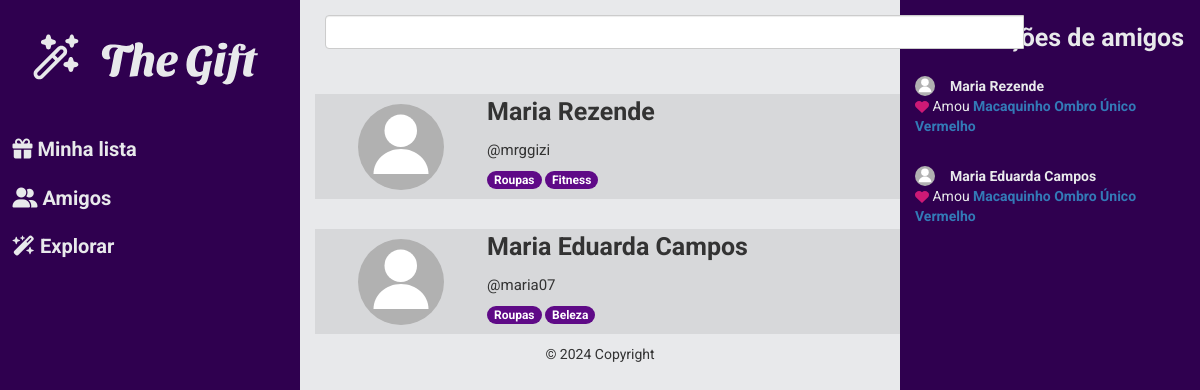
/home/friends (signed in), run on the app's committed database.
### gifts/models.py (models this page shows, shortened)
class Gift(models.Model):
    name = models.CharField(max_length=52)
    loja = models.CharField(max_length=300)
    img = models.CharField(max_length=300)
    cat = models.CharField(max_length=20)

### accounts/models.py (models this page shows, shortened)
class UserInfo(models.Model):
    user = models.OneToOneField(
        User, on_delete=models.CASCADE, related_name="user_info")
    name = models.CharField(max_length=100)
    birthday = models.DateField()
    created_date = models.DateTimeField(auto_now_add=True)
    gender_choices = [
        ('F', 'Feminino'),
        ('M', 'Masculino'),
        ('O', 'Outro'),
    ]
    gender = models.CharField(
        max_length=1,
        choices=gender_choices
    )
    size_choices = [
        ('P', 'Pequeno'),
        ('M', 'Médio'),
        ('G', 'Grande'),
    ]
    size = models.CharField(
        max_length=1,
        choices=size_choices
    )
    style_choices = [
        ('BA', 'Básico'),
        ('MO', 'Moderninho'),
        ('EL', 'Elegante'),
    ]
    style = models.CharField(
        max_length=2,
        choices=style_choices
    )
    roupas = models.IntegerField()
    fitness = models.IntegerField()
    beleza = models.IntegerField()
    eletronicos = models.IntegerField()
    outros = models.IntegerField()
    friends = models.ManyToManyField("UserInfo", blank = True)
    likes = models.ManyToManyField(Gift, blank=True)

### gifts/views.py (the view)
# urls.py: path('friends', views.my_friends, name='friends'),
def my_friends(request):
    activity = friends_activity(request)
    context = {}
    user_info = UserInfo.objects.get(user_id=request.user)
    if request.GET.get("query", False):
        search_term = request.GET["query"].lower()
        people_list = user_info.friends.filter(name__icontains=search_term)
        context = {"people_list": people_list,
                   "len_list": len(people_list),
        "friends_activity": activity}
    else:
        people_list = user_info.friends.all()
        context = {"people_list": people_list,
                   "len_list": len(people_list),
        "friends_activity": activity}
    return render(request, "gifts/people.html", context)

### gifts/views.py (called while the page is built)
def friends_activity(request):
    user_info = UserInfo.objects.get(user_id=request.user)
    friends_list = user_info.friends.all()
    peoples_list = []
    for people in friends_list:
        name = people.name
        id = people.user_id
        last_gift = people.likes.first()
        if last_gift:
            activity_dict = {
                "name": name,
                "person_id": id,
                "last_gift":last_gift
            }
            peoples_list.append(activity_dict)
    return peoples_list

### gifts/templates/gifts/people.html (shortened to what this page needs)
{% extends 'base.html' %}
{% load static %}
{% block content %}
<div class="header">
  {% include 'staticpages/partials/menu_left.html' %}
  {% include 'staticpages/partials/menu_right.html' %}
</div>
<div class="container">
  <form action="{% url 'explore' %}" class="py-4 px-3">
    <div class="input-group search">
      <input type="search" id="id_query" class="form-control" name="query" />
      <span class="input-group-addon">
        <button type="button" type="submit" style="border: none">
        </button>
      </span>
    </div>
  </form>
  <section class="lista-de-cards">
    {% for people in people_list %}
    <article class="card_people d-flex justify-content-between mt-5">
      <div class="d-flex ">
      <div class=" d-flex align-items-center justify-content-center">
        <img src="{% static '/images/user_icon.svg' %}" style="width: 50%">
      </div>
      <div>
        <p class="fs-1 fw-bold title">{{ people.name }}</p>
        <p class="fs-4">@{{people.user }}</p>
        <div>
          {% if people.roupas >= 100 %}
          <p class="badge purple_badge">Roupas</p>
          {% endif %} {% if people.fitness >= 100 %}
          <p class="badge purple_badge">Fitness</p>
          {% endif %} {% if people.beleza >= 100 %}
          <p class="badge purple_badge">Beleza</p>
          {% endif %}
        </div>
      </div>
    </div>
      <div class="d-flex">
        <a href="{% url 'detail_people' people.user_id %}" class="pink-btn btn follow-btn">Ver perfil</a>
      </div>
    </article>
    {% endfor %}
  </section>
</div>
{% endblock content %}

### staticpages/templates/staticpages/partials/menu_right.html
{% load static %}
<div class="sidebar_right">
    <p class="fs-1 title fw-bold">Atualizações de amigos</p>
    <div class="d-flex flex-column p-10">
        {%for activity in friends_activity%}
        <div class="mx-4 my-3 d-flex flex-column">
            <div class="d-flex">
                <img src="{% static '/images/user_icon.svg' %}" width="20px">
                <a href="{% url 'detail_people' activity.person_id %}"  class="fw-bold" style="margin-left:15px; margin-bottom: -5px; color:#E8E9EB ">{{activity.name}}</a>
            </div>
            <p>
                <img src="{% static '/images/love_small_icon.svg' %}"> Amou
                <a href="{{activity.last_gift.loja}}" class="fw-bold">{{activity.last_gift.name}}</a>
            </p>
        </div>
        {%endfor%}
    </div>
</div>

### static/style/style.css (style rules this page uses)
body { background-color: #E8E9EB; font-family: "Roboto", sans-serif; }
.container { margin-right: 300px; margin-left: 300px; width: 800px; }
.pink-btn { background-color: #B27092; color: #E8E9EB; width: 200px; }
.btn { margin-bottom: 5px; }
.sidebar_right { background-color: #2F004F; color: #E8E9EB; float: right; position: fixed; z-index: 1; height: 100%; top: 0; right: 0; width: 300px; display: flex; justify-content: flex-start; padding-top: 20px; align-items: center; flex-direction: column; }
.purple_badge { background-color: #5F0A87; }
.card_people { background-color: #d7d8da; }
.follow-btn { height: 30px; margin: 10px; width: 80px; }

### data on the page
Gift: name "Maria Rezende", last_gift.name "Macaquinho Ombro Único Vermelho", name "Maria Eduarda Campos"
UserInfo: name "Maria Rezende", user "mrggizi", roupas "Roupas", fitness "Fitness"
UserInfo: name "Maria Eduarda Campos", user "maria07", roupas "Roupas", beleza "Beleza"
